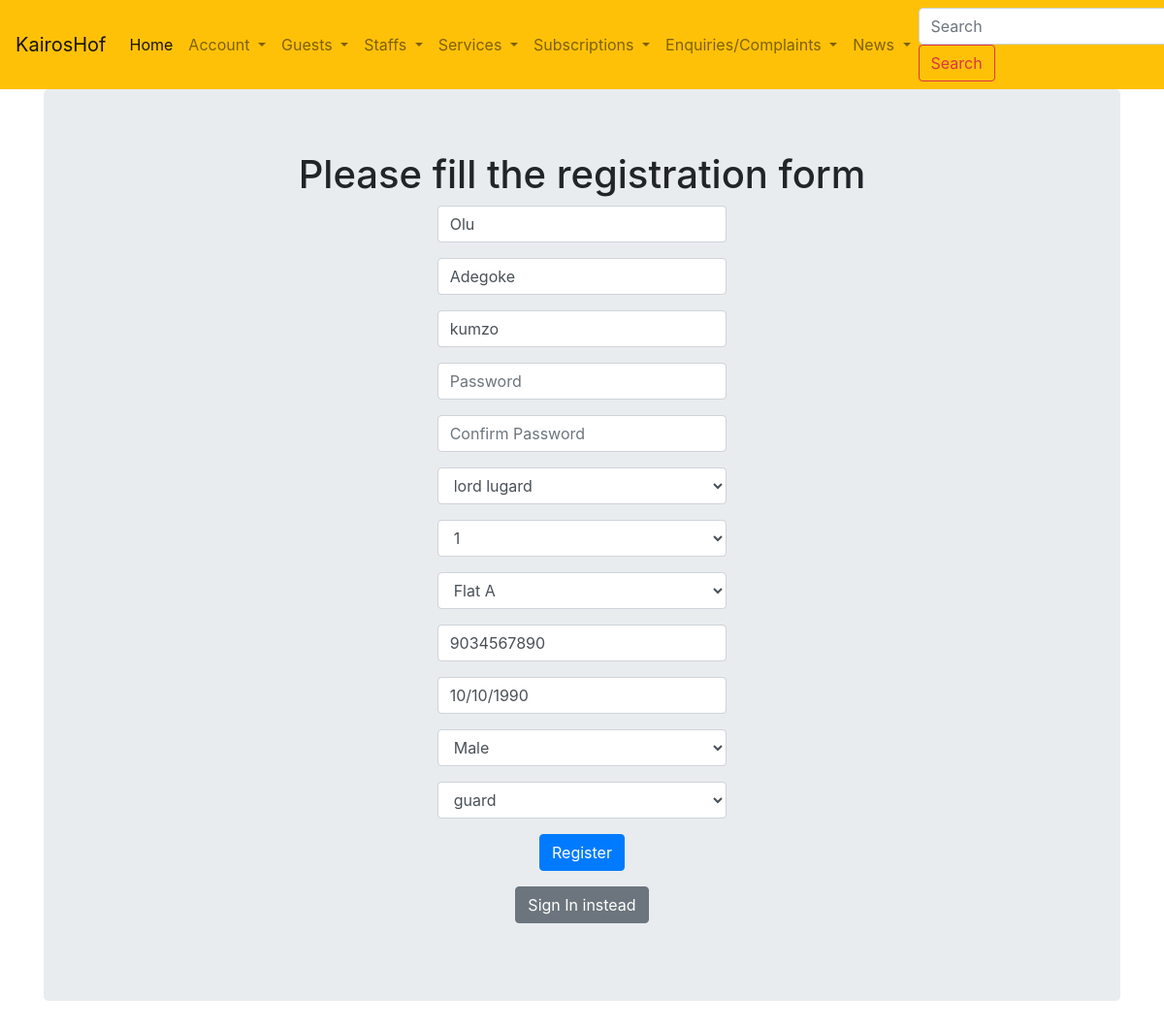
/updateUser/1 (signed in), run on the app's committed database.
### estate_management/usermodels.py (models this page shows, shortened)
class User(db.Model, UserMixin):
    __tablename__ = 'users'
    id = db.Column(db.Integer, primary_key=True)
    profile_image = db.Column(db.String(20), nullable=False, default='default_profile.png')
    firstname = db.Column(db.String, nullable=False)
    lastname = db.Column(db.String, nullable=False)
    dateofbirth = db.Column(db.DateTime, nullable=False)
    username = db.Column(db.String, nullable=False)
    password_hash = db.Column(db.String, nullable=False)
    streetname = db.Column(db.Text, nullable=False)
    housenumber = db.Column(db.String, nullable=False)
    flatnumber = db.Column(db.String, nullable=False)
    gender = db.Column(db.String, nullable=False)
    telephone = db.Column(db.Integer, nullable=False)
    role = db.Column(db.String, nullable=False)
    guests = db.relationship('Guest', backref='host', lazy='dynamic')
    staffs = db.relationship('Staff', backref='boss', lazy='dynamic')
    services = db.relationship('Service', backref='requester', lazy='dynamic')
    enquiries = db.relationship('Enquiry', backref='asker', lazy='dynamic')
    news = db.relationship('Publication', backref='reporter', lazy='dynamic')
    subscriptions = db.relationship('Subscription', backref='subscriber', lazy='dynamic')

### estate_management/core/userviews.py (the view)
@core.route("/updateUser/<int:user_id>", methods=["GET", "POST"])
@login_required
def updateUser(user_id):
    user = User.query.get(user_id)
    form = UserForm(request.form, obj=user)
    if form.validate_on_submit():
        form.populate_obj(user)
        db.session.commit()
        flash("Updated User Successfully")
        return redirect(url_for("core.login"))
    return render_template("user.html", form=form, users=User.query.all())

### estate_management/usermodels.py (called while the page is built)
@login_manager.user_loader
def load_user(user_id):
    return User.query.get(user_id)

### estate_management/templates/user.html (shortened to what this page needs)
{% extends 'layout.html' %}
{% block content %}
    <div class="jumbotron">
      <div align='center'>
        <h1 >Please fill the registration form</h1>
        <div class="container">
          <form  method="POST" action = "" enctype="multipart/form-data">
            <div class="col-auto my-1">
              <div class="form-group col-md-4">
                {{form.firstname(class='form-control', placeholder="First Name")  }}
              </div>
            </div>
            <div class="col-auto my-1">
              <div class="form-group col-md-4">
                {{form.lastname(class='form-control', placeholder="Last Name")  }}
              </div>
            </div>
            <div class="col-auto my-1">
              <div class="form-group col-md-4">
                {{form.username(class='form-control', placeholder="Username")  }}
              </div>
            </div>
            <div class="col-auto my-1">
              <div class="form-group col-md-4">
                {{form.password(class='form-control', placeholder="Password")  }}
              </div>
            </div>
            <div class="col-auto my-1">
              <div class="form-group col-md-4">
                {{form.pass_confirm(class='form-control', placeholder="Confirm Password")  }}
              </div>
            </div>
            <div class="col-auto my-1">
              <div class="form-group col-md-4">
                {{form.streetname(class='form-control')  }}
              </div>
            </div>
            <div class="col-auto my-1">
              <div class="form-group col-md-4">
                {{form.housenumber(class='form-control')  }}
              </div>
            </div>
            <div class="col-auto my-1">
              <div class="form-group col-md-4">
                {{form.flatnumber(class='form-control')  }}
              </div>
            </div>
            <div class="col-auto my-1">
              <div class="form-group col-md-4">
                {{form.telephone(class='form-control', placeholder="Telephone")  }}
              </div>
            </div>
            <div class="col-auto my-1">
              <div class="form-group col-md-4">
                {{form.dateofbirth(class='form-control', placeholder="dd/mm/yyyy")  }}
              </div>
            </div>
            <div class="col-auto my-1">
              <div class="form-group col-md-4">
                {{form.gender(class="form-control")  }}
              </div>
            </div>
            <div class="col-auto my-1">
              <div class="form-group col-md-4">
                {{form.role(class="form-control")  }}
              </div>
            </div>
            <div class="form-group">
                {{ form.submit(class="btn btn-primary") }}
            </div>
          </form>
          <p><a class="btn btn-secondary" href="{{url_for('core.login')}}">Sign In instead</a></p>
        </div>
      </div>
    </div>
{% endblock %}

### data on the page
User: firstname "Olu", lastname "Adegoke", username "kumzo", streetname "lord lugard", housenumber "1", flatnumber "Flat A", telephone "9034567890", dateofbirth "10/10/1990", gender "Male", role "guard"
